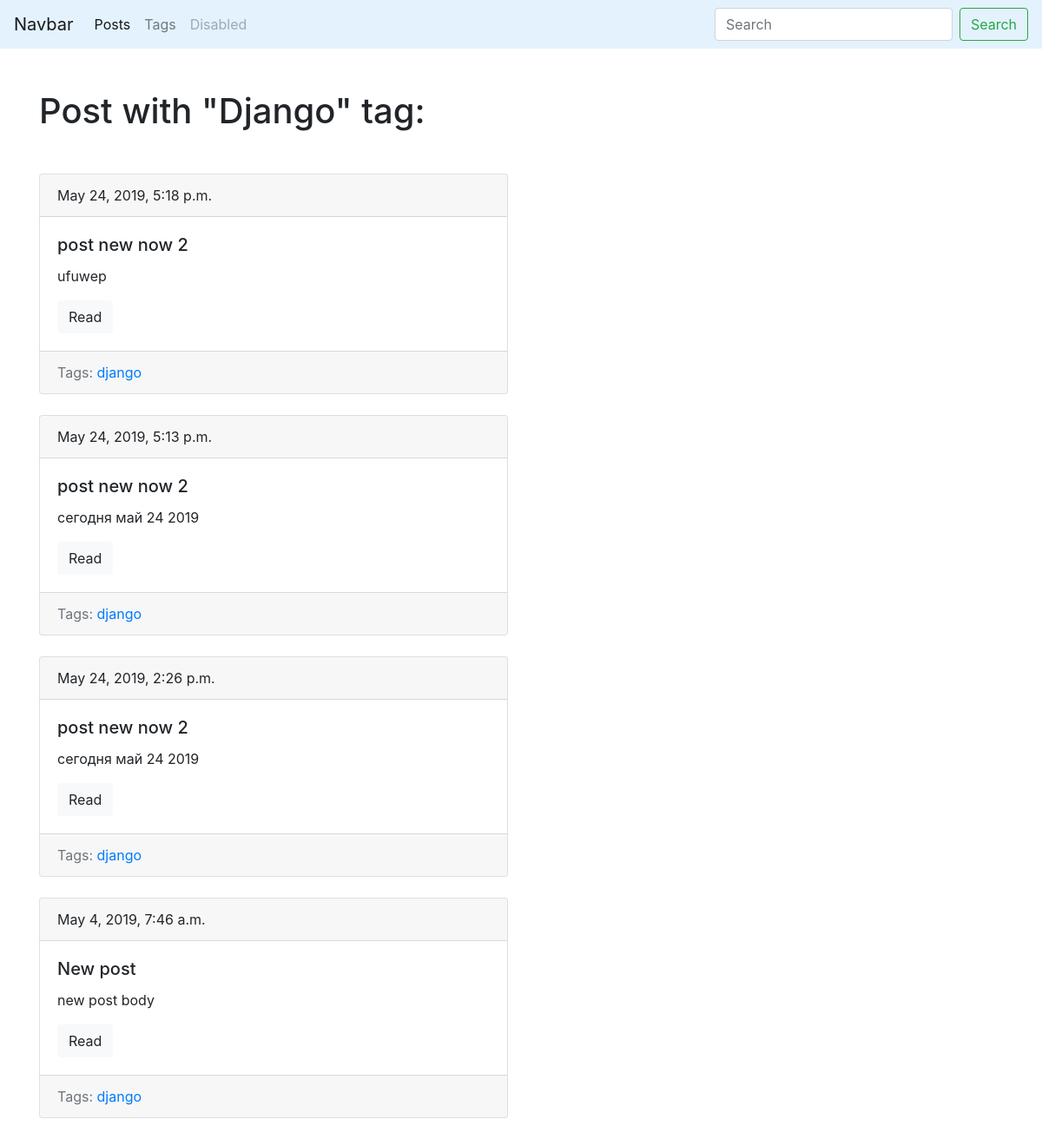
Screenshot of /blog/tag/django/ with the database file from the repository.
### blog/models.py (models this page shows, shortened)
class Tag(models.Model):
    title = models.CharField(max_length=50)
    slug = models.SlugField(max_length=50, unique=True)
    def get_absolute_url(self):
        return reverse('tag_detail_url', kwargs={'slug': self.slug})
    class Meta:
        ordering = ['title']

class Post(models.Model):
    title = models.CharField(max_length=150, db_index=True)
    slug = models.SlugField(max_length=150, blank=True, unique=True)
    body = models.TextField(blank=True, db_index=True)
    tags = models.ManyToManyField('Tag', blank=True, related_name='posts')
    date_pub = models.DateTimeField(auto_now_add=True)
    def get_absolute_url(self):
        return reverse('post_detail_url', kwargs={'slug': self.slug})
    class Meta:
        ordering = ['-date_pub']

### blog/views.py (the view)
# urls.py: path('tag/<str:slug>/', TagDetail.as_view(), name='tag_detail_url'),
class TagDetail(ObjectDetailMixin, View):
    model = Tag
    template = 'blog/tag_detail.html'

### blog/utils.py (called while the page is built)
    def get(self, request, slug):
        obj = get_object_or_404(self.model, slug__iexact=slug)
        return render(request, self.template, context={self.model.__name__.lower(): obj, 'admin_object': obj, 'detail': True})

### blog/templates/blog/tag_detail.html (shortened to what this page needs)
{% extends 'blog/base_blog.html' %}
{% block content %}
    <h1 class="mb-5">Post with "{{ tag.title|title }}" tag:</h1>
    {% for post in tag.posts.all %}
        {% include 'blog/includes/post_card_template.html' %}
    {% endfor %}
{% endblock %}

### blog/templates/blog/base_blog.html (shortened to what this page needs)
{% extends 'base.html' %}

### templates/base.html (shortened to what this page needs)
{% load static %}
<!DOCTYPE html>
<html lang="en">
<head>
    <link rel="stylesheet" href="https://stackpath.bootstrapcdn.com/bootstrap/4.3.1/css/bootstrap.min.css"
>
    <link rel="stylesheet" href="{% static 'css/styles.css' %}">
</head>
<body>
    <nav class="navbar navbar-expand-lg navbar-light" style="background-color: #e3f2fd;">
        <a class="navbar-brand" href="#">Navbar</a>
        <div class="collapse navbar-collapse" id="navbarSupportedContent">
            <ul class="navbar-nav mr-auto">
                <li class="nav-item active">
                    <a class="nav-link" href="{% url 'posts_list_url' %}">Posts</a>
                </li>
                <li class="nav-item">
                    <a class="nav-link" href="{% url 'tags_list_url' %}">Tags</a>
                </li>
                <li class="nav-item">
                    <a class="nav-link disabled" href="#" tabindex="-1" aria-disabled="true">Disabled</a>
                </li>
            </ul>
            <form class="form-inline my-2 my-lg-0" action="{% url 'posts_list_url' %}">
                <input class="form-control mr-sm-2" type="search" placeholder="Search" aria-label="Search" name="search">
                <button class="btn btn-outline-success my-2 my-sm-0" type="submit">Search</button>
            </form>
        </div>
    </nav>
    <div class="container mt-5">
        <div class="row">
            <div class="col-6 offset-mb-2">
                {% block content %}{% endblock %}
            </div>
        </div>
    </div>
</body>
</html>

### blog/templates/blog/includes/post_card_template.html
<div class="card mb-4">
    <div class="card-header">
        {{ post.date_pub }}
    </div>
    <div class="card-body">
        <h5 class="card-title">{{ post.title }}</h5>
        <p class="card-text">{{ post.body|truncatewords:15 }}</p>
        <a href="{{ post.get_absolute_url }}" class="btn btn-light">Read</a>
    </div>
    <div class="card-footer text-muted">
        Tags:
        {% for tag in post.tags.all %}
            <a href="{{ tag.get_absolute_url }}">{{ tag.title }}</a>
        {% endfor %}
    </div>
</div>

### rows the page displays
Tag: title "Django", title "django"
Post: date_pub "May 24, 2019, 5:18 p.m.", title "post new now 2", body "ufuwep"
Post: date_pub "May 24, 2019, 5:13 p.m.", title "post new now 2", body "сегодня май 24 2019"
Post: date_pub "May 24, 2019, 2:26 p.m.", title "post new now 2", body "сегодня май 24 2019"
Post: date_pub "May 4, 2019, 7:46 a.m.", title "New post", body "new post body"
